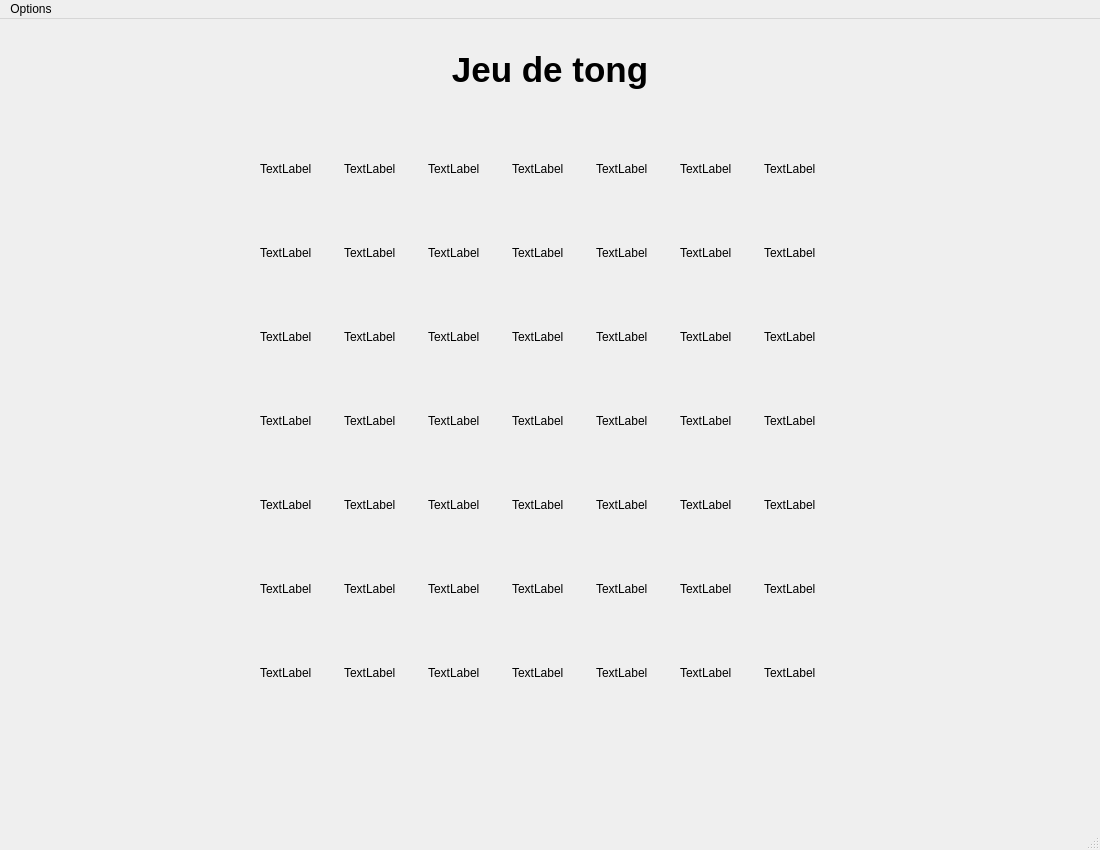
<?xml version="1.0" encoding="UTF-8"?>
<ui version="4.0">
 <class>gameWindow</class>
 <widget class="QMainWindow" name="gameWindow">
  <property name="geometry">
   <rect>
    <x>0</x>
    <y>0</y>
    <width>1100</width>
    <height>850</height>
   </rect>
  </property>
  <property name="minimumSize">
   <size>
    <width>1100</width>
    <height>850</height>
   </size>
  </property>
  <property name="maximumSize">
   <size>
    <width>1100</width>
    <height>850</height>
   </size>
  </property>
  <property name="windowTitle">
   <string>Jeu de Tong</string>
  </property>
  <property name="windowIcon">
   <iconset>
    <normaloff>cameleon.jpg</normaloff>cameleon.jpg</iconset>
  </property>
  <widget class="QWidget" name="centralwidget">
   <widget class="QWidget" name="gridWidget" native="true">
    <property name="geometry">
     <rect>
      <x>260</x>
      <y>110</y>
      <width>586</width>
      <height>586</height>
     </rect>
    </property>
    <layout class="QGridLayout" name="gridLayout">
     <property name="spacing">
      <number>4</number>
     </property>
     <item row="0" column="2">
      <widget class="QLabel" name="label_3">
       <property name="minimumSize">
        <size>
         <width>80</width>
         <height>80</height>
        </size>
       </property>
       <property name="maximumSize">
        <size>
         <width>80</width>
         <height>80</height>
        </size>
       </property>
       <property name="text">
        <string>TextLabel</string>
       </property>
      </widget>
     </item>
     <item row="4" column="1">
      <widget class="QLabel" name="label_30">
       <property name="minimumSize">
        <size>
         <width>80</width>
         <height>80</height>
        </size>
       </property>
       <property name="maximumSize">
        <size>
         <width>80</width>
         <height>80</height>
        </size>
       </property>
       <property name="cursor">
        <cursorShape>PointingHandCursor</cursorShape>
       </property>
       <property name="text">
        <string>TextLabel</string>
       </property>
      </widget>
     </item>
     <item row="2" column="0">
      <widget class="QLabel" name="label_15">
       <property name="minimumSize">
        <size>
         <width>80</width>
         <height>80</height>
        </size>
       </property>
       <property name="maximumSize">
        <size>
         <width>80</width>
         <height>80</height>
        </size>
       </property>
       <property name="text">
        <string>TextLabel</string>
       </property>
      </widget>
     </item>
     <item row="1" column="1">
      <widget class="QLabel" name="label_9">
       <property name="minimumSize">
        <size>
         <width>80</width>
         <height>80</height>
        </size>
       </property>
       <property name="maximumSize">
        <size>
         <width>80</width>
         <height>80</height>
        </size>
       </property>
       <property name="cursor">
        <cursorShape>PointingHandCursor</cursorShape>
       </property>
       <property name="text">
        <string>TextLabel</string>
       </property>
      </widget>
     </item>
     <item row="2" column="1">
      <widget class="QLabel" name="label_16">
       <property name="minimumSize">
        <size>
         <width>80</width>
         <height>80</height>
        </size>
       </property>
       <property name="maximumSize">
        <size>
         <width>80</width>
         <height>80</height>
        </size>
       </property>
       <property name="cursor">
        <cursorShape>PointingHandCursor</cursorShape>
       </property>
       <property name="text">
        <string>TextLabel</string>
       </property>
      </widget>
     </item>
     <item row="4" column="3">
      <widget class="QLabel" name="label_32">
       <property name="minimumSize">
        <size>
         <width>80</width>
         <height>80</height>
        </size>
       </property>
       <property name="maximumSize">
        <size>
         <width>80</width>
         <height>80</height>
        </size>
       </property>
       <property name="cursor">
        <cursorShape>PointingHandCursor</cursorShape>
       </property>
       <property name="text">
        <string>TextLabel</string>
       </property>
      </widget>
     </item>
     <item row="3" column="1">
      <widget class="QLabel" name="label_23">
       <property name="minimumSize">
        <size>
         <width>80</width>
         <height>80</height>
        </size>
       </property>
       <property name="maximumSize">
        <size>
         <width>80</width>
         <height>80</height>
        </size>
       </property>
       <property name="cursor">
        <cursorShape>PointingHandCursor</cursorShape>
       </property>
       <property name="text">
        <string>TextLabel</string>
       </property>
      </widget>
     </item>
     <item row="5" column="3">
      <widget class="QLabel" name="label_39">
       <property name="minimumSize">
        <size>
         <width>80</width>
         <height>80</height>
        </size>
       </property>
       <property name="maximumSize">
        <size>
         <width>80</width>
         <height>80</height>
        </size>
       </property>
       <property name="cursor">
        <cursorShape>PointingHandCursor</cursorShape>
       </property>
       <property name="text">
        <string>TextLabel</string>
       </property>
      </widget>
     </item>
     <item row="2" column="5">
      <widget class="QLabel" name="label_20">
       <property name="minimumSize">
        <size>
         <width>80</width>
         <height>80</height>
        </size>
       </property>
       <property name="maximumSize">
        <size>
         <width>80</width>
         <height>80</height>
        </size>
       </property>
       <property name="cursor">
        <cursorShape>PointingHandCursor</cursorShape>
       </property>
       <property name="text">
        <string>TextLabel</string>
       </property>
      </widget>
     </item>
     <item row="2" column="2">
      <widget class="QLabel" name="label_17">
       <property name="minimumSize">
        <size>
         <width>80</width>
         <height>80</height>
        </size>
       </property>
       <property name="maximumSize">
        <size>
         <width>80</width>
         <height>80</height>
        </size>
       </property>
       <property name="cursor">
        <cursorShape>PointingHandCursor</cursorShape>
       </property>
       <property name="text">
        <string>TextLabel</string>
       </property>
      </widget>
     </item>
     <item row="2" column="6">
      <widget class="QLabel" name="label_21">
       <property name="minimumSize">
        <size>
         <width>80</width>
         <height>80</height>
        </size>
       </property>
       <property name="maximumSize">
        <size>
         <width>80</width>
         <height>80</height>
        </size>
       </property>
       <property name="text">
        <string>TextLabel</string>
       </property>
      </widget>
     </item>
     <item row="0" column="6">
      <widget class="QLabel" name="label_7">
       <property name="minimumSize">
        <size>
         <width>80</width>
         <height>80</height>
        </size>
       </property>
       <property name="maximumSize">
        <size>
         <width>80</width>
         <height>80</height>
        </size>
       </property>
       <property name="text">
        <string>TextLabel</string>
       </property>
      </widget>
     </item>
     <item row="4" column="6">
      <widget class="QLabel" name="label_35">
       <property name="minimumSize">
        <size>
         <width>80</width>
         <height>80</height>
        </size>
       </property>
       <property name="maximumSize">
        <size>
         <width>80</width>
         <height>80</height>
        </size>
       </property>
       <property name="text">
        <string>TextLabel</string>
       </property>
      </widget>
     </item>
     <item row="3" column="6">
      <widget class="QLabel" name="label_28">
       <property name="minimumSize">
        <size>
         <width>80</width>
         <height>80</height>
        </size>
       </property>
       <property name="maximumSize">
        <size>
         <width>80</width>
         <height>80</height>
        </size>
       </property>
       <property name="text">
        <string>TextLabel</string>
       </property>
      </widget>
     </item>
     <item row="3" column="4">
      <widget class="QLabel" name="label_26">
       <property name="minimumSize">
        <size>
         <width>80</width>
         <height>80</height>
        </size>
       </property>
       <property name="maximumSize">
        <size>
         <width>80</width>
         <height>16777215</height>
        </size>
       </property>
       <property name="cursor">
        <cursorShape>PointingHandCursor</cursorShape>
       </property>
       <property name="text">
        <string>TextLabel</string>
       </property>
      </widget>
     </item>
     <item row="3" column="2">
      <widget class="QLabel" name="label_24">
       <property name="minimumSize">
        <size>
         <width>80</width>
         <height>80</height>
        </size>
       </property>
       <property name="maximumSize">
        <size>
         <width>80</width>
         <height>80</height>
        </size>
       </property>
       <property name="cursor">
        <cursorShape>PointingHandCursor</cursorShape>
       </property>
       <property name="text">
        <string>TextLabel</string>
       </property>
      </widget>
     </item>
     <item row="1" column="3">
      <widget class="QLabel" name="label_11">
       <property name="minimumSize">
        <size>
         <width>80</width>
         <height>80</height>
        </size>
       </property>
       <property name="maximumSize">
        <size>
         <width>80</width>
         <height>80</height>
        </size>
       </property>
       <property name="cursor">
        <cursorShape>PointingHandCursor</cursorShape>
       </property>
       <property name="text">
        <string>TextLabel</string>
       </property>
      </widget>
     </item>
     <item row="5" column="0">
      <widget class="QLabel" name="label_36">
       <property name="minimumSize">
        <size>
         <width>80</width>
         <height>80</height>
        </size>
       </property>
       <property name="maximumSize">
        <size>
         <width>80</width>
         <height>80</height>
        </size>
       </property>
       <property name="text">
        <string>TextLabel</string>
       </property>
      </widget>
     </item>
     <item row="4" column="2">
      <widget class="QLabel" name="label_31">
       <property name="minimumSize">
        <size>
         <width>80</width>
         <height>80</height>
        </size>
       </property>
       <property name="maximumSize">
        <size>
         <width>80</width>
         <height>80</height>
        </size>
       </property>
       <property name="cursor">
        <cursorShape>PointingHandCursor</cursorShape>
       </property>
       <property name="text">
        <string>TextLabel</string>
       </property>
      </widget>
     </item>
     <item row="5" column="2">
      <widget class="QLabel" name="label_38">
       <property name="minimumSize">
        <size>
         <width>80</width>
         <height>80</height>
        </size>
       </property>
       <property name="maximumSize">
        <size>
         <width>80</width>
         <height>80</height>
        </size>
       </property>
       <property name="cursor">
        <cursorShape>PointingHandCursor</cursorShape>
       </property>
       <property name="text">
        <string>TextLabel</string>
       </property>
      </widget>
     </item>
     <item row="1" column="5">
      <widget class="QLabel" name="label_13">
       <property name="minimumSize">
        <size>
         <width>80</width>
         <height>80</height>
        </size>
       </property>
       <property name="maximumSize">
        <size>
         <width>80</width>
         <height>80</height>
        </size>
       </property>
       <property name="cursor">
        <cursorShape>PointingHandCursor</cursorShape>
       </property>
       <property name="text">
        <string>TextLabel</string>
       </property>
      </widget>
     </item>
     <item row="3" column="3">
      <widget class="QLabel" name="label_25">
       <property name="minimumSize">
        <size>
         <width>80</width>
         <height>80</height>
        </size>
       </property>
       <property name="maximumSize">
        <size>
         <width>80</width>
         <height>80</height>
        </size>
       </property>
       <property name="cursor">
        <cursorShape>PointingHandCursor</cursorShape>
       </property>
       <property name="text">
        <string>TextLabel</string>
       </property>
      </widget>
     </item>
     <item row="1" column="6">
      <widget class="QLabel" name="label_14">
       <property name="minimumSize">
        <size>
         <width>80</width>
         <height>80</height>
        </size>
       </property>
       <property name="maximumSize">
        <size>
         <width>80</width>
         <height>80</height>
        </size>
       </property>
       <property name="text">
        <string>TextLabel</string>
       </property>
      </widget>
     </item>
     <item row="0" column="0">
      <widget class="QLabel" name="label_1">
       <property name="minimumSize">
        <size>
         <width>80</width>
         <height>80</height>
        </size>
       </property>
       <property name="maximumSize">
        <size>
         <width>80</width>
         <height>80</height>
        </size>
       </property>
       <property name="cursor">
        <cursorShape>ArrowCursor</cursorShape>
       </property>
       <property name="text">
        <string>TextLabel</string>
       </property>
      </widget>
     </item>
     <item row="0" column="3">
      <widget class="QLabel" name="label_4">
       <property name="minimumSize">
        <size>
         <width>80</width>
         <height>80</height>
        </size>
       </property>
       <property name="maximumSize">
        <size>
         <width>80</width>
         <height>80</height>
        </size>
       </property>
       <property name="text">
        <string>TextLabel</string>
       </property>
      </widget>
     </item>
     <item row="1" column="4">
      <widget class="QLabel" name="label_12">
       <property name="minimumSize">
        <size>
         <width>80</width>
         <height>80</height>
        </size>
       </property>
       <property name="maximumSize">
        <size>
         <width>80</width>
         <height>80</height>
        </size>
       </property>
       <property name="cursor">
        <cursorShape>PointingHandCursor</cursorShape>
       </property>
       <property name="text">
        <string>TextLabel</string>
       </property>
      </widget>
     </item>
     <item row="5" column="1">
      <widget class="QLabel" name="label_37">
       <property name="minimumSize">
        <size>
         <width>80</width>
         <height>80</height>
        </size>
       </property>
       <property name="maximumSize">
        <size>
         <width>80</width>
         <height>80</height>
        </size>
       </property>
       <property name="cursor">
        <cursorShape>PointingHandCursor</cursorShape>
       </property>
       <property name="text">
        <string>TextLabel</string>
       </property>
      </widget>
     </item>
     <item row="4" column="4">
      <widget class="QLabel" name="label_33">
       <property name="minimumSize">
        <size>
         <width>80</width>
         <height>80</height>
        </size>
       </property>
       <property name="maximumSize">
        <size>
         <width>80</width>
         <height>80</height>
        </size>
       </property>
       <property name="cursor">
        <cursorShape>PointingHandCursor</cursorShape>
       </property>
       <property name="text">
        <string>TextLabel</string>
       </property>
      </widget>
     </item>
     <item row="1" column="0">
      <widget class="QLabel" name="label_8">
       <property name="minimumSize">
        <size>
         <width>80</width>
         <height>80</height>
        </size>
       </property>
       <property name="maximumSize">
        <size>
         <width>80</width>
         <height>80</height>
        </size>
       </property>
       <property name="text">
        <string>TextLabel</string>
       </property>
      </widget>
     </item>
     <item row="4" column="0">
      <widget class="QLabel" name="label_29">
       <property name="minimumSize">
        <size>
         <width>80</width>
         <height>0</height>
        </size>
       </property>
       <property name="maximumSize">
        <size>
         <width>80</width>
         <height>80</height>
        </size>
       </property>
       <property name="text">
        <string>TextLabel</string>
       </property>
      </widget>
     </item>
     <item row="2" column="4">
      <widget class="QLabel" name="label_19">
       <property name="minimumSize">
        <size>
         <width>80</width>
         <height>80</height>
        </size>
       </property>
       <property name="maximumSize">
        <size>
         <width>80</width>
         <height>80</height>
        </size>
       </property>
       <property name="cursor">
        <cursorShape>PointingHandCursor</cursorShape>
       </property>
       <property name="text">
        <string>TextLabel</string>
       </property>
      </widget>
     </item>
     <item row="2" column="3">
      <widget class="QLabel" name="label_18">
       <property name="minimumSize">
        <size>
         <width>80</width>
         <height>80</height>
        </size>
       </property>
       <property name="maximumSize">
        <size>
         <width>80</width>
         <height>80</height>
        </size>
       </property>
       <property name="cursor">
        <cursorShape>PointingHandCursor</cursorShape>
       </property>
       <property name="text">
        <string>TextLabel</string>
       </property>
      </widget>
     </item>
     <item row="0" column="5">
      <widget class="QLabel" name="label_6">
       <property name="minimumSize">
        <size>
         <width>80</width>
         <height>80</height>
        </size>
       </property>
       <property name="maximumSize">
        <size>
         <width>80</width>
         <height>80</height>
        </size>
       </property>
       <property name="text">
        <string>TextLabel</string>
       </property>
      </widget>
     </item>
     <item row="1" column="2">
      <widget class="QLabel" name="label_10">
       <property name="minimumSize">
        <size>
         <width>80</width>
         <height>80</height>
        </size>
       </property>
       <property name="maximumSize">
        <size>
         <width>80</width>
         <height>80</height>
        </size>
       </property>
       <property name="cursor">
        <cursorShape>PointingHandCursor</cursorShape>
       </property>
       <property name="text">
        <string>TextLabel</string>
       </property>
      </widget>
     </item>
     <item row="0" column="1">
      <widget class="QLabel" name="label_2">
       <property name="minimumSize">
        <size>
         <width>80</width>
         <height>80</height>
        </size>
       </property>
       <property name="maximumSize">
        <size>
         <width>80</width>
         <height>80</height>
        </size>
       </property>
       <property name="text">
        <string>TextLabel</string>
       </property>
      </widget>
     </item>
     <item row="3" column="5">
      <widget class="QLabel" name="label_27">
       <property name="minimumSize">
        <size>
         <width>80</width>
         <height>80</height>
        </size>
       </property>
       <property name="maximumSize">
        <size>
         <width>80</width>
         <height>16777215</height>
        </size>
       </property>
       <property name="cursor">
        <cursorShape>PointingHandCursor</cursorShape>
       </property>
       <property name="text">
        <string>TextLabel</string>
       </property>
      </widget>
     </item>
     <item row="3" column="0">
      <widget class="QLabel" name="label_22">
       <property name="minimumSize">
        <size>
         <width>80</width>
         <height>80</height>
        </size>
       </property>
       <property name="maximumSize">
        <size>
         <width>80</width>
         <height>80</height>
        </size>
       </property>
       <property name="text">
        <string>TextLabel</string>
       </property>
      </widget>
     </item>
     <item row="5" column="4">
      <widget class="QLabel" name="label_40">
       <property name="minimumSize">
        <size>
         <width>80</width>
         <height>80</height>
        </size>
       </property>
       <property name="maximumSize">
        <size>
         <width>80</width>
         <height>80</height>
        </size>
       </property>
       <property name="cursor">
        <cursorShape>PointingHandCursor</cursorShape>
       </property>
       <property name="text">
        <string>TextLabel</string>
       </property>
      </widget>
     </item>
     <item row="0" column="4">
      <widget class="QLabel" name="label_5">
       <property name="minimumSize">
        <size>
         <width>80</width>
         <height>80</height>
        </size>
       </property>
       <property name="maximumSize">
        <size>
         <width>80</width>
         <height>80</height>
        </size>
       </property>
       <property name="text">
        <string>TextLabel</string>
       </property>
      </widget>
     </item>
     <item row="4" column="5">
      <widget class="QLabel" name="label_34">
       <property name="minimumSize">
        <size>
         <width>80</width>
         <height>80</height>
        </size>
       </property>
       <property name="maximumSize">
        <size>
         <width>80</width>
         <height>80</height>
        </size>
       </property>
       <property name="cursor">
        <cursorShape>PointingHandCursor</cursorShape>
       </property>
       <property name="text">
        <string>TextLabel</string>
       </property>
      </widget>
     </item>
     <item row="5" column="5">
      <widget class="QLabel" name="label_41">
       <property name="minimumSize">
        <size>
         <width>80</width>
         <height>80</height>
        </size>
       </property>
       <property name="maximumSize">
        <size>
         <width>80</width>
         <height>80</height>
        </size>
       </property>
       <property name="cursor">
        <cursorShape>PointingHandCursor</cursorShape>
       </property>
       <property name="text">
        <string>TextLabel</string>
       </property>
      </widget>
     </item>
     <item row="5" column="6">
      <widget class="QLabel" name="label_42">
       <property name="minimumSize">
        <size>
         <width>80</width>
         <height>80</height>
        </size>
       </property>
       <property name="maximumSize">
        <size>
         <width>80</width>
         <height>80</height>
        </size>
       </property>
       <property name="text">
        <string>TextLabel</string>
       </property>
      </widget>
     </item>
     <item row="6" column="0">
      <widget class="QLabel" name="label_43">
       <property name="minimumSize">
        <size>
         <width>80</width>
         <height>80</height>
        </size>
       </property>
       <property name="maximumSize">
        <size>
         <width>80</width>
         <height>80</height>
        </size>
       </property>
       <property name="text">
        <string>TextLabel</string>
       </property>
      </widget>
     </item>
     <item row="6" column="1">
      <widget class="QLabel" name="label_44">
       <property name="minimumSize">
        <size>
         <width>80</width>
         <height>80</height>
        </size>
       </property>
       <property name="maximumSize">
        <size>
         <width>80</width>
         <height>80</height>
        </size>
       </property>
       <property name="text">
        <string>TextLabel</string>
       </property>
      </widget>
     </item>
     <item row="6" column="2">
      <widget class="QLabel" name="label_45">
       <property name="minimumSize">
        <size>
         <width>80</width>
         <height>80</height>
        </size>
       </property>
       <property name="maximumSize">
        <size>
         <width>80</width>
         <height>80</height>
        </size>
       </property>
       <property name="text">
        <string>TextLabel</string>
       </property>
      </widget>
     </item>
     <item row="6" column="3">
      <widget class="QLabel" name="label_46">
       <property name="minimumSize">
        <size>
         <width>80</width>
         <height>80</height>
        </size>
       </property>
       <property name="maximumSize">
        <size>
         <width>80</width>
         <height>80</height>
        </size>
       </property>
       <property name="text">
        <string>TextLabel</string>
       </property>
      </widget>
     </item>
     <item row="6" column="4">
      <widget class="QLabel" name="label_47">
       <property name="minimumSize">
        <size>
         <width>80</width>
         <height>80</height>
        </size>
       </property>
       <property name="maximumSize">
        <size>
         <width>80</width>
         <height>80</height>
        </size>
       </property>
       <property name="text">
        <string>TextLabel</string>
       </property>
      </widget>
     </item>
     <item row="6" column="5">
      <widget class="QLabel" name="label_48">
       <property name="minimumSize">
        <size>
         <width>80</width>
         <height>80</height>
        </size>
       </property>
       <property name="maximumSize">
        <size>
         <width>80</width>
         <height>80</height>
        </size>
       </property>
       <property name="text">
        <string>TextLabel</string>
       </property>
      </widget>
     </item>
     <item row="6" column="6">
      <widget class="QLabel" name="label_49">
       <property name="minimumSize">
        <size>
         <width>80</width>
         <height>80</height>
        </size>
       </property>
       <property name="maximumSize">
        <size>
         <width>80</width>
         <height>80</height>
        </size>
       </property>
       <property name="text">
        <string>TextLabel</string>
       </property>
      </widget>
     </item>
    </layout>
   </widget>
   <widget class="QLabel" name="titre">
    <property name="geometry">
     <rect>
      <x>75</x>
      <y>10</y>
      <width>950</width>
      <height>81</height>
     </rect>
    </property>
    <property name="font">
     <font>
      <pointsize>26</pointsize>
      <weight>75</weight>
      <bold>true</bold>
     </font>
    </property>
    <property name="text">
     <string>Jeu de tong</string>
    </property>
    <property name="alignment">
     <set>Qt::AlignCenter</set>
    </property>
   </widget>
   <widget class="QLabel" name="info">
    <property name="geometry">
     <rect>
      <x>155</x>
      <y>720</y>
      <width>790</width>
      <height>51</height>
     </rect>
    </property>
    <property name="font">
     <font>
      <pointsize>13</pointsize>
      <weight>75</weight>
      <bold>true</bold>
     </font>
    </property>
    <property name="text">
     <string/>
    </property>
    <property name="alignment">
     <set>Qt::AlignCenter</set>
    </property>
   </widget>
  </widget>
  <widget class="QMenuBar" name="menubar">
   <property name="geometry">
    <rect>
     <x>0</x>
     <y>0</y>
     <width>1100</width>
     <height>18</height>
    </rect>
   </property>
   <widget class="QMenu" name="menuOptions">
    <property name="title">
     <string>Options</string>
    </property>
    <addaction name="actionRetour_menu"/>
    <addaction name="actionSauvegarder_et_quitter"/>
   </widget>
   <addaction name="menuOptions"/>
  </widget>
  <widget class="QStatusBar" name="statusbar"/>
  <action name="actionRetour_menu">
   <property name="text">
    <string>Retour menu</string>
   </property>
  </action>
  <action name="actionSauvegarder_et_quitter">
   <property name="text">
    <string>Sauvegarder et quitter</string>
   </property>
  </action>
 </widget>
 <resources/>
 <connections/>
</ui>
